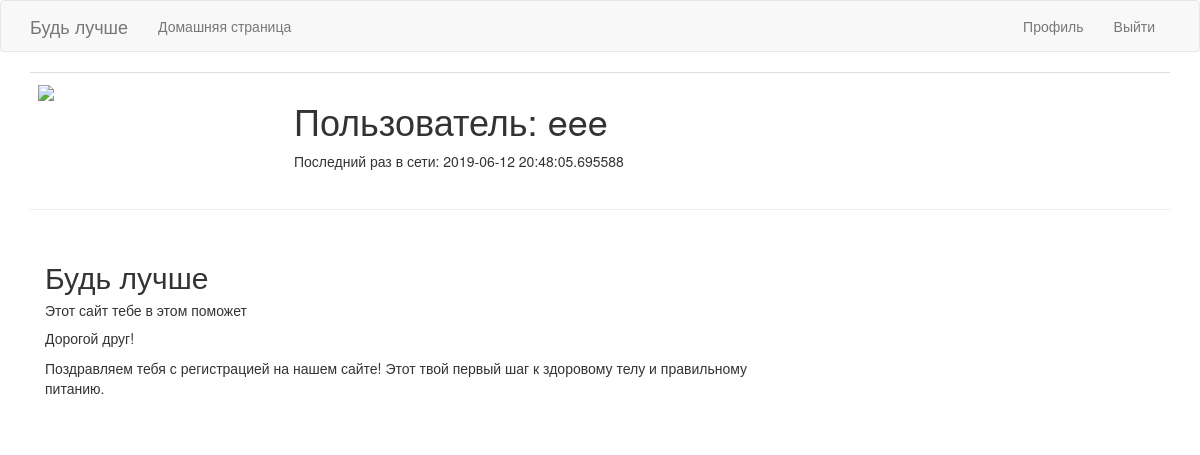
Before: /user/eee (signed in) with the older database file.
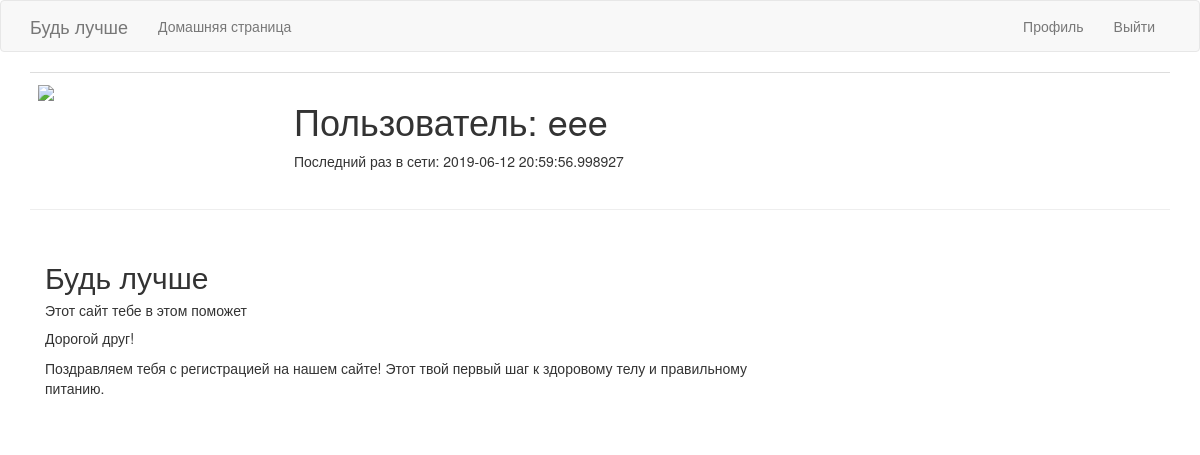
After: the same page with the newer database file.
### app/models.py (models this page shows, shortened)
class User(UserMixin, db.Model):
    id = db.Column(db.Integer, primary_key=True)
    username = db.Column(db.String(128), index=True)
    dateOfBirth = db.Column(db.Date)
    email = db.Column(db.String(120), index=True, unique=True)
    password_hash = db.Column(db.String(128))
    full_name = db.Column(db.String(128))
    gender = db.Column(db.String(32))
    last_seen = db.Column(db.DateTime, default=datetime.utcnow)
    training_lists = db.relationship('TrainingList', backref='training_list', lazy='dynamic')
    userinfo = db.relationship('InfoUser', backref='info', lazy='dynamic')
    active_training = db.Column(db.Integer, default = 0)
    def avatar(self, size):
        digest = md5(self.email.lower().encode('utf-8')).hexdigest()
        return 'https://www.gravatar.om/avatar/{}?d=identicon&s={}'.format(digest, size)

### app/routes.py (the view)
@app.route('/user/<username>')  # username - как динамический компонент URL-адреса
@login_required
def user(username):
    user = User.query.filter_by(username=username).first_or_404()
    return render_template('user.html', user=user)

### app/models.py (called while the page is built)
@login.user_loader
def load_user(id):
    return User.query.get(int(id))

### app/routes.py (called while the page is built)
@app.before_request
def before_request():
    if current_user.is_authenticated:
        current_user.last_seen = datetime.utcnow()
        db.session.commit()

### app/templates/user.html (shortened to what this page needs)
{% extends "base.html" %}
{% import 'bootstrap/wtf.html' as wtf %}
{% block app_content %}
    <table class="table table-hover">
        <tr>
            <td width="256"><img src="{{ user.avatar(256) }}"></td>
            <td>
                <h1>Пользователь: {{ user.username }}</h1>
                {% if user.last_seen %}<p>Последний раз в сети: {{ user.last_seen }}</p>{% endif %}
            </td>
        </tr>
    </table>
    <hr>
    <div class="container" style="margin-top:30px">
  <div class="row">
    <div class="col-sm-8">
      <h2>Будь лучше</h2>
      <h5>Этот сайт тебе в этом поможет</h5>
      <p>Дорогой друг!</p>
      <p>Поздравляем тебя с регистрацией на нашем сайте! Этот твой первый шаг к здоровому телу и правильному питанию.</p>
      <br>
  </div>
</div>
{% endblock %}

Changed rows visible on the page:
changed User "eee": last_seen "2019-06-12 20:48:05.695588" → "2019-06-12 20:59:56.998927"
